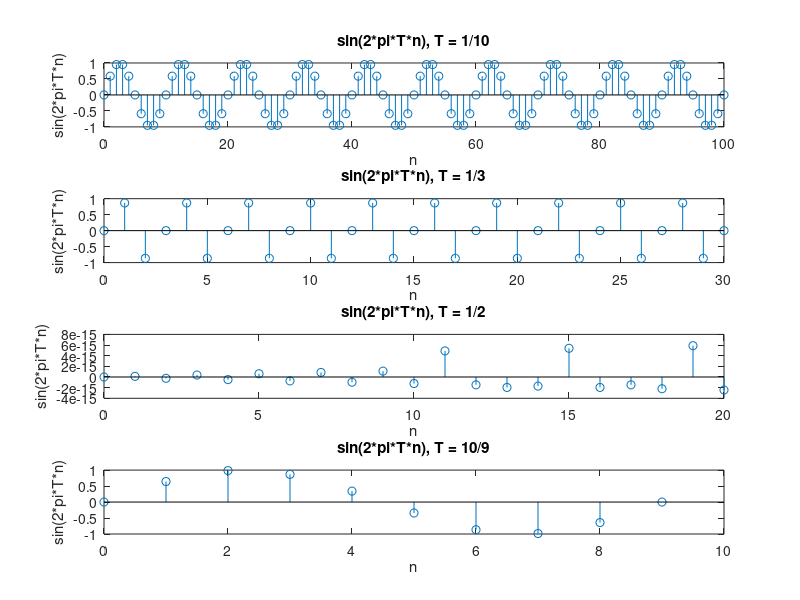

MATLAB code to generate this figure:
subplot(4,1,1)
n = 0:1:100;
T = 1/10;
y = sin((2*pi*T).*n);
axis([0, 100, -1, 1]);
stem(n, y);
title('sin(2*pi*T*n), T = 1/10')
xlabel('n')
ylabel('sin(2*pi*T*n)')

subplot(4,1,2)
n = 0:1:30;
T = 1/3;
y = sin((2*pi*T).*n);
axis([0, 30, -1, 1]);
stem(n, y);
title('sin(2*pi*T*n), T = 1/3')
xlabel('n')
ylabel('sin(2*pi*T*n)')

subplot(4,1,3)
n = 0:1:20;
T = 1/2;
y = sin((2*pi*T).*n);
axis([0, 20, -1, 1]);
stem(n, y);
title('sin(2*pi*T*n), T = 1/2')
xlabel('n')
ylabel('sin(2*pi*T*n)')

subplot(4,1,4)
n = 0:1:9;
T = 10/9;
y = sin((2*pi*T).*n);
axis([0, 9, -1, 1]);
stem(n, y);
title('sin(2*pi*T*n), T = 10/9')
xlabel('n')
ylabel('sin(2*pi*T*n)')